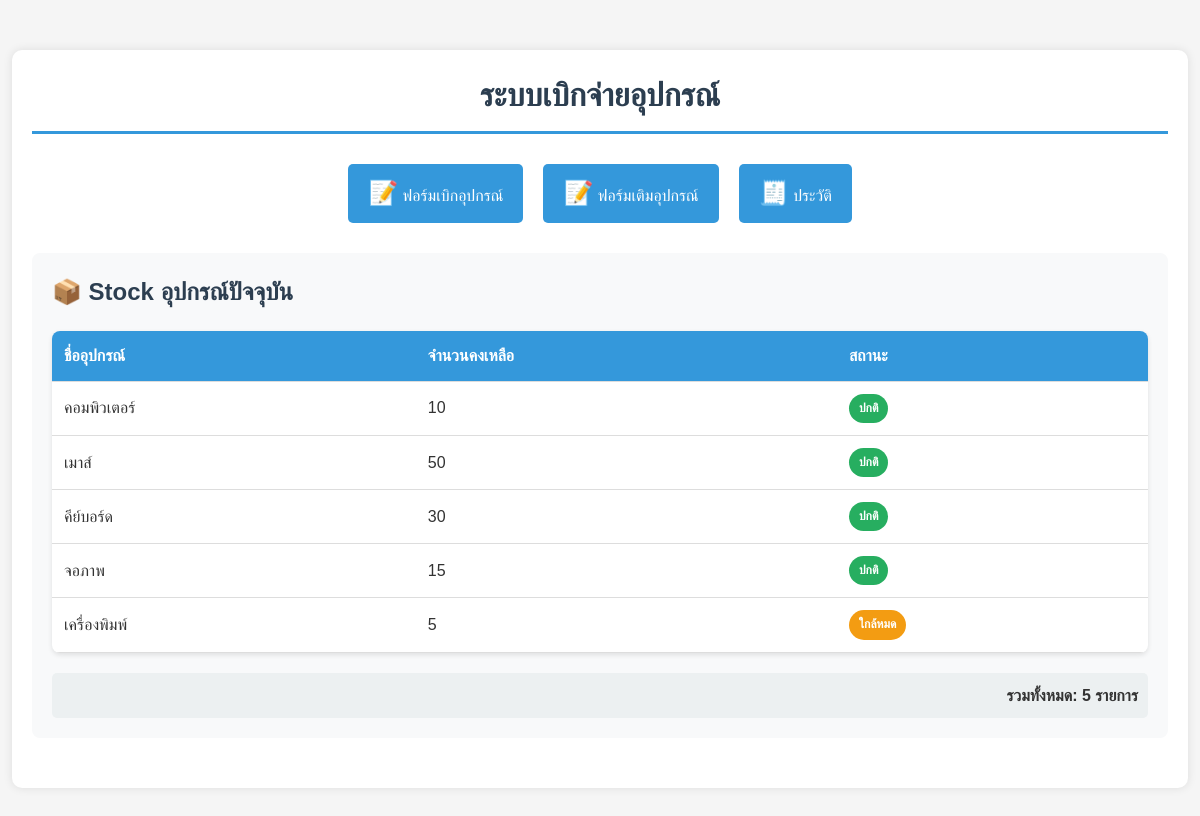
Before: / with the older database file.
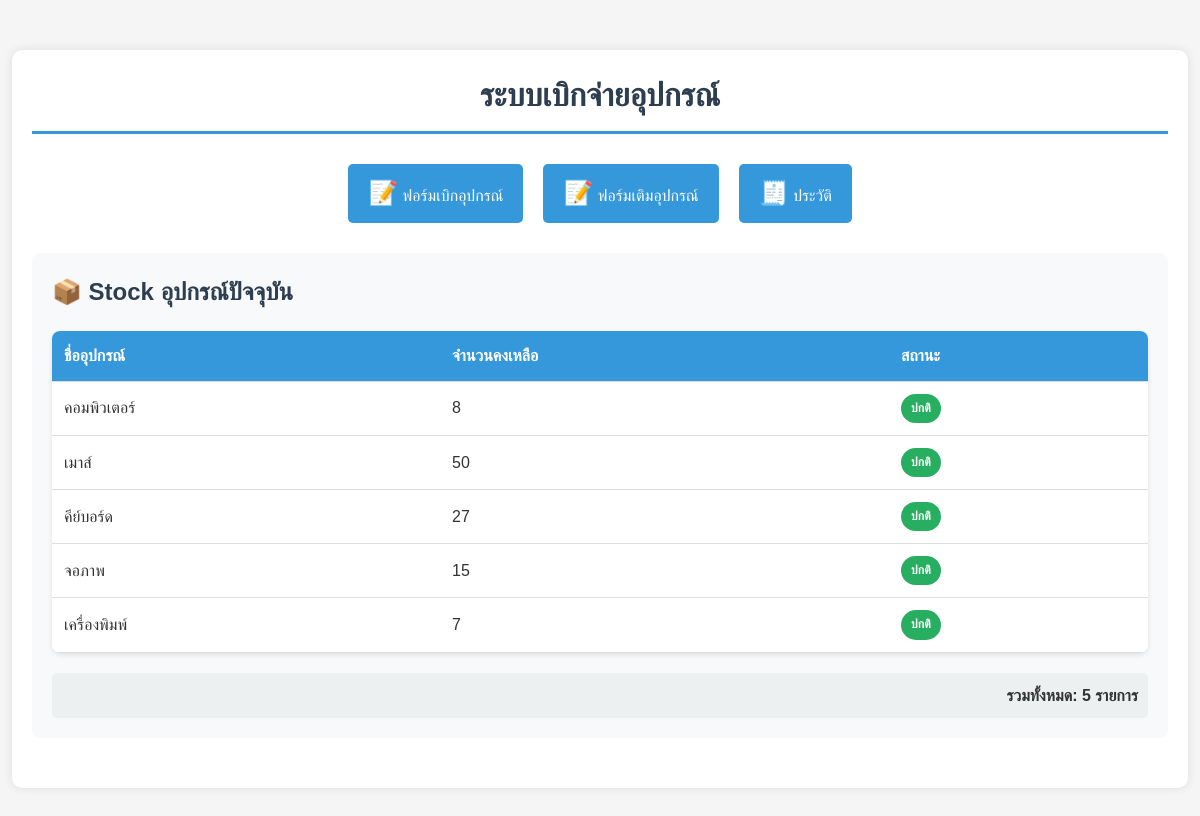
After: the same page with the newer database file.
### app.py (models this page shows, shortened)
class Equipment(db.Model):
    id = db.Column(db.Integer, primary_key=True)
    name = db.Column(db.String(100), nullable=False, unique=True)
    quantity = db.Column(db.Integer, nullable=False)

### app.py (the view)
@app.route('/')
def index():
    equipments = Equipment.query.all()
    return render_template('index.html', equipments=equipments)

### templates/index.html (shortened to what this page needs)
<!DOCTYPE html>
<html lang="th">
<head>
    <link rel="stylesheet" href="{{ url_for('static', filename='style.css') }}">
</head>
<body>
    <div class="container">
        <h1>ระบบเบิกจ่ายอุปกรณ์</h1>
        <div class="nav-menu">
            <a href="{{ url_for('requisition_form') }}" class="nav-button">
                <span class="action-icon">📝</span>
                ฟอร์มเบิกอุปกรณ์
            </a>
            <a href="{{ url_for('restock_form') }}" class="nav-button">
                <span class="action-icon">📝</span>
                ฟอร์มเติมอุปกรณ์
            </a>
            <a href="{{ url_for('history') }}" class="nav-button">
                <span class="action-icon">🧾</span>
                ประวัติ
            </a>
        </div>
        <div class="stock-section">
            <h2>📦 Stock อุปกรณ์ปัจจุบัน</h2>
            {% if equipments %}
            <table class="data-table">
                <thead>
                    <tr>
                        <th>ชื่ออุปกรณ์</th>
                        <th>จำนวนคงเหลือ</th>
                        <th>สถานะ</th>
                    </tr>
                </thead>
                <tbody>
                    {% for equipment in equipments %}
                    <tr>
                        <td>{{ equipment.name }}</td>
                        <td>{{ equipment.quantity }}</td>
                        <td>
                            {% if equipment.quantity <= 0 %}
                                <span class="status-badge status-danger">หมด</span>
                            {% elif equipment.quantity <= 5 %}
                                <span class="status-badge status-warning">ใกล้หมด</span>
                            {% else %}
                                <span class="status-badge status-success">ปกติ</span>
                            {% endif %}
                        </td>
                    </tr>
                    {% endfor %}
                </tbody>
            </table>
            <div class="stock-summary">
                <p>รวมทั้งหมด: {{ equipments|length }} รายการ</p>
            </div>
            {% else %}
            <p class="no-data">ไม่มีข้อมูลอุปกรณ์ในระบบ</p>
            {% endif %}
        </div>
    </div>
</body>
</html>

### static/style.css (style rules this page uses)
* { margin: 0; padding: 0; box-sizing: border-box; }
body { font-family: 'Sarabun', sans-serif; background-color: #f5f5f5; color: #333; line-height: 1.6; }
.container { width: 98%; margin: 50px auto; padding: 20px; background-color: white; border-radius: 10px; box-shadow: 0 0 10px rgba(0,0,0,0.1); }
h1 { color: #2c3e50; margin-bottom: 30px; text-align: center; border-bottom: 3px solid #3498db; padding-bottom: 10px; }
h2 { color: #2c3e50; margin-bottom: 20px; font-size: 24px; }
.nav-menu { display: flex; justify-content: center; gap: 20px; margin-bottom: 30px; flex-wrap: wrap; }
.nav-button { display: inline-block; padding: 10px 20px; background-color: #3498db; color: white; text-decoration: none; border-radius: 5px; transition: background-color 0.3s; }
.stock-section { background-color: #f8f9fa; padding: 20px; border-radius: 8px; margin-bottom: 30px; }
.data-table { width: 100%; border-collapse: collapse; margin-top: 20px; background-color: white; border-radius: 8px; overflow: hidden; box-shadow: 0 2px 5px rgba(0,0,0,0.1); }
.data-table th, .data-table td { padding: 12px; text-align: left; border-bottom: 1px solid #ddd; }
.data-table th { background-color: #3498db; color: white; font-weight: 600; }
.status-badge { padding: 5px 10px; border-radius: 20px; font-size: 12px; font-weight: bold; color: white; display: inline-block; }
.status-success { background-color: #27ae60; }
.stock-summary { margin-top: 20px; padding: 10px; background-color: #ecf0f1; border-radius: 5px; text-align: right; font-weight: bold; }
.action-icon { font-size: 24px; }

Changed rows visible on the page:
changed Equipment "คอมพิวเตอร์": quantity "10" → "8"
changed Equipment "คีย์บอร์ด": quantity "30" → "27"
changed Equipment "เครื่องพิมพ์": quantity "5" → "7"; quantity "ใกล้หมด" → "ปกติ"
